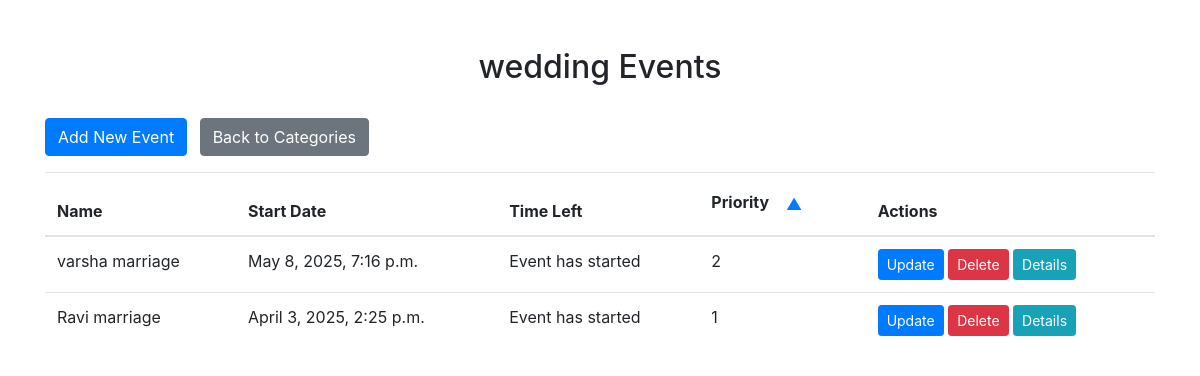
The page /categories/1/ on the database its author committed.
### event_management_system_app/models.py (models this page shows, shortened)
class Category(models.Model):
    name = models.CharField(max_length=100)

class Event(models.Model):
    name = models.CharField(max_length=100)
    category = models.ForeignKey(Category, on_delete=models.CASCADE)
    start_date = models.DateTimeField()
    end_date = models.DateTimeField()
    priority = models.IntegerField(default=1)
    description = models.TextField(default='')
    location = models.CharField(max_length=255, default='')
    organizer = models.CharField(max_length=100, default='')

### event_management_system_app/views.py (the view)
# urls.py: path('categories/<int:category_id>/', views.category_events, name='category_events'),
def category_events(request, category_id):
    category = get_object_or_404(Category, pk=category_id)
    events = category.event_set.all()
    return render(request, 'event_management_system_app/category_events.html', {'category': category, 'events': events})

### event_management_system_app/templates/event_management_system_app/category_events.html (shortened to what this page needs)
<!DOCTYPE html>
<html lang="en">
<head>
  <link rel="stylesheet" href="https://maxcdn.bootstrapcdn.com/bootstrap/4.5.2/css/bootstrap.min.css" />
</head>
<body>
  <div class="container mt-5">
    <h2 class="text-center">{{ category.name }} Events</h2>
    <br>
    <div class="mb-3">
      <a href="{% url 'create_event' %}" class="btn btn-primary">Add New Event</a>
      <a href="{% url 'category_list' %}" class="btn btn-secondary ml-2">Back to Categories</a>
    </div>
    <table id="eventTable" class="table">
      <thead>
        <tr>
          <th>Name</th>
          <th>Start Date</th>
          <th>Time Left</th>
          <th>Priority <button class="btn btn-link" onclick="sortByPriority()">▲</button></th>
          <th>Actions</th>
        </tr>
      </thead>
      <tbody>
        {% for event in events %}
          <tr>
            <td>{{ event.name }}</td>
            <td>{{ event.start_date }}</td>
            <td>
              <div id="countdown_{{ event.id }}" class="countdown-timer"></div>
            </td>
            <td>{{ event.priority }}</td>
            <td>
              <a href="{% url 'update_event' event.id %}" class="btn btn-primary btn-sm">Update</a>
              <form method="post" action="{% url 'delete_event' event.id %}" style="display: inline;">
                <button type="submit" class="btn btn-danger btn-sm">Delete</button>
              </form>
              <button type="button" class="btn btn-info btn-sm" data-toggle="modal" data-target="#eventModal_{{ event.id }}">Details</button>
            </td>
          </tr>
        {% endfor %}
      </tbody>
    </table>
  </div>
</body>
</html>

### rows shown on the page
Category: name "wedding"
Event: name "varsha marriage", start_date "May 8, 2025, 7:16 p.m.", priority "2"
Event: name "Ravi marriage", start_date "April 3, 2025, 2:25 p.m.", priority "1"
